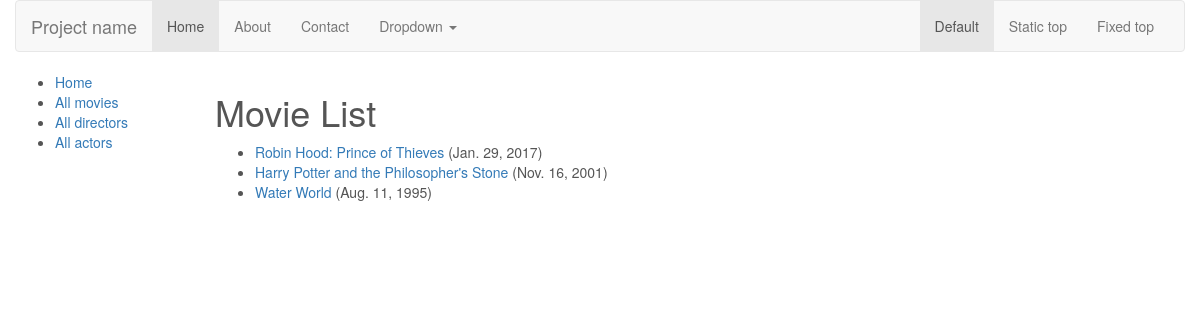
/catalog/movies/, run on an earlier commit of the app's database.
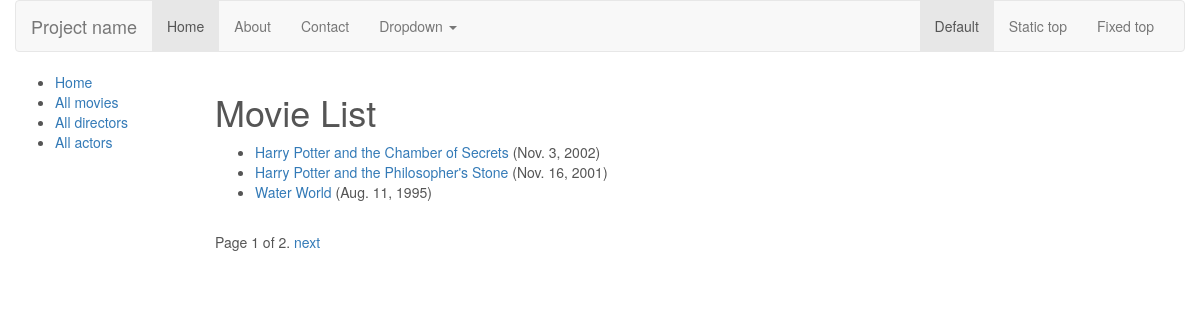
And on a later commit of the database.
### catalog/models.py (models this page shows, shortened)
class Movie(models.Model):
    title = models.CharField(max_length=200)
    release_date = models.DateField(null=True, blank=True)
    director = models.ForeignKey('Director', on_delete=models.SET_NULL, null=True)
    summary = models.TextField(max_length=1000, help_text="Enter a brief description of the movie, NO SPOILERS")
    trivia = models.TextField(max_length=1000, null=True, blank=True, help_text="Any related facts or trivia relating to this movie")
    youtubeid = models.CharField('Youtube ID', max_length=40, null=True, blank=True, help_text='Unique youtube video id for the trailer <a href="https://www.isbn-international.org/content/what-isbn">Youtube ID</a>')
    genre = models.ManyToManyField(Genre, help_text="Select a genre for this movie")
    actor = models.ManyToManyField(Actor, help_text="Select an actor for this movie")
    def get_absolute_url(self):
        return reverse('movie-detail', args=[str(self.id)])
    def display_genre(self):
        """
        Creates a string for the Genre. This is required to display genre in Admin.
        """
        return ', '.join([ genre.name for genre in self.genre.all()[:3] ])
    display_genre.short_description = 'Genre'
    def display_actors(self):
        """
        Creates a string for the Cast.
        """
        return ', '.join([ actor.name for actor in self.actor.all()[:3] ])
    display_actors.short_description = 'Cast'

### catalog/views.py (the view)
class MovieListView(generic.ListView):
    model = Movie
    paginate_by = 3
    def get_queryset(self):
        return Movie.objects.all().order_by('-release_date')

### catalog/templates/catalog/movie_list.html (shortened to what this page needs)
{% extends "base_generic.html" %}
{% block content %}
    <h1>Movie List</h1>
    {% if movie_list %}
    <ul>
      {% for movie in movie_list %}
      <li>
        <a href="{{ movie.get_absolute_url }}">{{ movie.title }}</a> ({{ movie.release_date }})
      </li>
      {% endfor %}
    </ul>
    {% else %}
      <p>There are no movies in the catalog.</p>
    {% endif %}
{% endblock %}

What changed in the data, as far as the page shows it:
no longer on this page (row edited): Movie: title "Robin Hood: Prince of Thieves", release_date "Jan. 29, 2017"
added Movie: title "Harry Potter and the Chamber of Secrets", release_date "Nov. 3, 2002"
Also different on the page:
{{ page_obj.number }}: (not shown) → "1"
{{ page_obj.paginator.num_pages }}: (not shown) → "2"
text now shown: "Page of . next"
